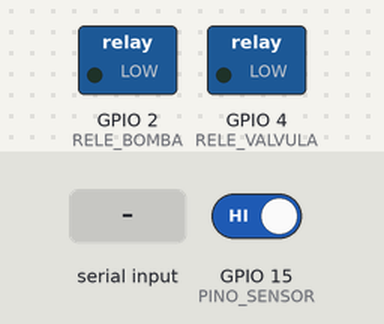
The sketch below on a simulated ESP32. On the bench: switched loads named in the sketch (green lamp = pin HIGH). The test bench sets the inputs (shaded band); at power-on: GPIO 15 (PINO_SENSOR) HIGH. Nothing arrives over Bluetooth unless stated; what the sketch prints to the serial monitor is not drawn.

Above: at 1.2 s.
1.3 s: "2" received over the second serial link
At 2.5 s:
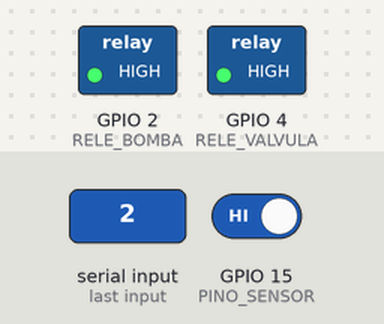
2.8 s: "0" received over the second serial link
At 3.8 s:
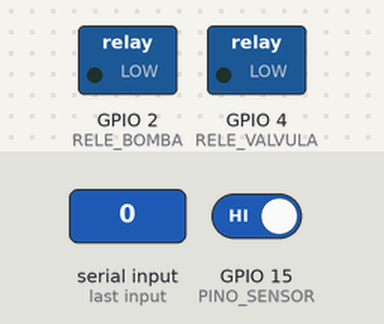
Timing chart, 0 to 5.8 s (numbered marks = the images above; inputs shaded):
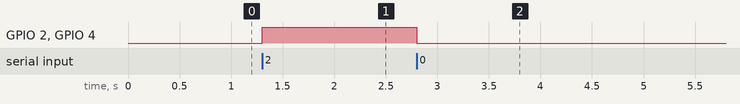

The sketch:

main.ino
```cpp
#include "BluetoothSerial.h"


#if !defined(CONFIG_BT_ENABLED) || !defined(CONFIG_BLUEDROID_ENABLED)
#error Bluetooth is not enabled! Please run `make menuconfig` to and enable it
#endif


#define RELE_BOMBA 2
#define RELE_VALVULA 4


BluetoothSerial SerialBT;


//definicao do pino do sensor e de interrupcao
const int INTERRUPCAO_SENSOR = 15;  //interrupt = 0 equivale ao pino digital 2
const int PINO_SENSOR = 15;


//definicao da variavel de contagem de voltas
unsigned long contador = 0;


//definicao do fator de calibracao para conversao do valor lido
float FATOR_CALIBRACAO = 4.7;


//definicao das variaveis de fluxo e volume
float fluxo = 0;
float volume = 0;
float volume_total = 0;


//definicao da variavel de intervalo de tempo
unsigned long tempo_antes = 0;


unsigned long tempo;
char leitura;
long int tempo_escolhido = 0;
String str = "";


void setup() {
  Serial.begin(115200);
  SerialBT.begin("Controlador ESP32");
  Serial.println("\nO controlador ESP32 iniciou, você já pode parear com o bluetooth do seu smartphone!");
  pinMode(RELE_BOMBA, OUTPUT);
  pinMode(RELE_VALVULA, OUTPUT);
  digitalWrite(RELE_BOMBA, !HIGH);
  digitalWrite(RELE_VALVULA, !HIGH);
  pinMode(PINO_SENSOR, INPUT_PULLUP);
}


void loop() {
  noInterrupts();
  if (SerialBT.connected()) {
    tempo_escolhido = 0;
    digitalWrite(RELE_BOMBA, !HIGH);
    digitalWrite(RELE_VALVULA, !HIGH);
    interface();


    if (leitura == '1') {
      temporizador();
    }


    else if (leitura == '2') {
      cronometro();
    }

    else if (leitura == '3') {
      calibracao();
    }
  }
}

void interface() {
  leitura = '.';
  SerialBT.print("\n--------------------------\n");
  SerialBT.print("\n Software de Automação (Fator atual = ");
  SerialBT.print(FATOR_CALIBRACAO);
  SerialBT.print(")\n");
  SerialBT.print("\n 1 - Temporizador");
  SerialBT.print("\n 2 - Cronometro (Iniciar)");
  SerialBT.print("\n 3 - Fator de Calibração\n");
  SerialBT.print("\n Escolha uma opção:\n");
  SerialBT.print("\n--------------------------\n");


  while (leitura != '1' && leitura != '2' && leitura != '3') {

    if (SerialBT.available() > 0) {
      leitura = SerialBT.read();
    }
  }
}


void temporizador() {
  while (leitura != '5' && leitura != '0') {
    leitura = '.';
    SerialBT.print("\n--------------------------\n");
    SerialBT.print("\n Temporizador (");
    SerialBT.print(tempo_escolhido / 3600000);
    SerialBT.print(":");
    SerialBT.print(((tempo_escolhido / 1000) / 60) % 60);
    SerialBT.print(":");
    SerialBT.print((tempo_escolhido / 1000) % 60);
    SerialBT.print(")\n");
    SerialBT.print("\n 1 - 1 Segundo");
    SerialBT.print("\n 2 - 10 Segundos");
    SerialBT.print("\n 3 - 1 Minuto");
    SerialBT.print("\n 4 - 10 Minutos");
    SerialBT.print("\n 5 - Iniciar Temporizador");
    SerialBT.print("\n 6 - Limpar Temporizador");
    SerialBT.print("\n 0 - SAIR\n");
    SerialBT.print("\n Escolha uma opção:\n");
    SerialBT.print("\n--------------------------\n");


    while (leitura != '1' && leitura != '2' && leitura != '3' && leitura != '4' && leitura != '5' && leitura != '6' && leitura != '0') {
      if (SerialBT.available() > 0) {
        leitura = SerialBT.read();
      }
    }


    if (leitura == '1') {
      tempo_escolhido += 1000;
    }


    else if (leitura == '2') {
      tempo_escolhido += 10000;
    }


    else if (leitura == '3') {
      tempo_escolhido += 60000;
    }


    else if (leitura == '4') {
      tempo_escolhido += 600000;
    }


    else if (leitura == '5') {
      SerialBT.print("\n---------------------------\n");
      SerialBT.print("\n Iniciando temporizador...\n");
      SerialBT.print("\n---------------------------\n");
    }


    else if (leitura == '6') {
      tempo_escolhido = 0;
    }
  }


  if (leitura == '5') {
    tempo = millis() + tempo_escolhido;
    volume_total = 0;


    while (millis() < tempo && leitura != '0') {
      digitalWrite(RELE_VALVULA, !LOW);
      digitalWrite(RELE_BOMBA, !LOW);
      sensor_fluxo(false);
    }


    digitalWrite(RELE_BOMBA, !HIGH);
    digitalWrite(RELE_VALVULA, !HIGH);
  }
}


void cronometro() {
  tempo = millis();
  digitalWrite(RELE_VALVULA, !LOW);
  digitalWrite(RELE_BOMBA, !LOW);
  volume_total = 0;


  while (leitura != '0') {
    if (Serial.available() > 0) {
      leitura = Serial.read();
    }


    if (SerialBT.available() > 0) {
      leitura = SerialBT.read();
    }
    sensor_fluxo(true);
  }


  if (leitura == '0') {
    digitalWrite(RELE_BOMBA, !HIGH);
    digitalWrite(RELE_VALVULA, !HIGH);
    tempo = millis() - tempo;
    SerialBT.print("\n----------------------------\n");
    SerialBT.print("\n Tempo cronometrado - ");
    SerialBT.print(tempo / 3600000);
    SerialBT.print(":");
    SerialBT.print(((tempo / 1000) / 60) % 60);
    SerialBT.print(":");
    SerialBT.println((tempo / 1000) % 60);
    SerialBT.print("\n----------------------------\n");
  }
}


void calibracao() {
  str = "";

  while (true) {
    if (SerialBT.available() > 0) {
      str = SerialBT.readString();
      break;
    }
  }
  FATOR_CALIBRACAO = str.toFloat();
}

void sensor_fluxo(bool temp_cron) {
  if ((millis() - tempo_antes) > 1000) {


    //desabilita a interrupcão para realizar a conversão do valor de pulsos
    detachInterrupt(INTERRUPCAO_SENSOR);


    if (Serial.available() > 0) {
      leitura = Serial.read();
    }


    if (SerialBT.available() > 0) {
      leitura = SerialBT.read();
    }


    //conversão do valor de pulsos para L/min
    fluxo = ((1000.0 / (millis() - tempo_antes)) * contador) / FATOR_CALIBRACAO;


    //exibicão do valor de fluxo
    SerialBT.print("\n----------------------\n");
    SerialBT.print("\n Fluxo de: ");
    SerialBT.print(fluxo);
    SerialBT.println(" L/min");


    //calculo do volume em L passado pelo sensor
    volume = fluxo / 60;


    //armazenamento do volume
    volume_total += volume;


    //exibicão do valor de volume
    SerialBT.print(" Volume: ");
    SerialBT.print(volume_total*1000);
    SerialBT.println(" mL\n");
    SerialBT.print(" ");


    if (temp_cron) {
      SerialBT.print((millis() - tempo) / 3600000);
      SerialBT.print(":");
      SerialBT.print((((millis() - tempo) / 1000) / 60) % 60);
      SerialBT.print(":");
      SerialBT.print(((millis() - tempo) / 1000) % 60);
    }


    else {
      SerialBT.print((tempo - millis()) / 3600000);
      SerialBT.print(":");
      SerialBT.print((((tempo - millis()) / 1000) / 60) % 60);
      SerialBT.print(":");
      SerialBT.print(((tempo - millis()) / 1000) % 60);
    }


    SerialBT.println(" (0 - PARAR)");
    SerialBT.print("\n----------------------\n");


    //reinicializacão do contador de pulsos
    contador = 0;


    //atualizacão da variável tempo_antes
    tempo_antes = millis();


    //contagem de pulsos do sensor
    attachInterrupt(digitalPinToInterrupt(INTERRUPCAO_SENSOR), contador_pulso, FALLING);
  }
}


void contador_pulso() {
  contador++;
}
```

Measured:
- after the input at 1.3 s, GPIO 2 (RELE_BOMBA), GPIO 4 (RELE_VALVULA): LOW → HIGH at once
- after the input at 2.8 s, GPIO 2 (RELE_BOMBA), GPIO 4 (RELE_VALVULA): HIGH → LOW at once
